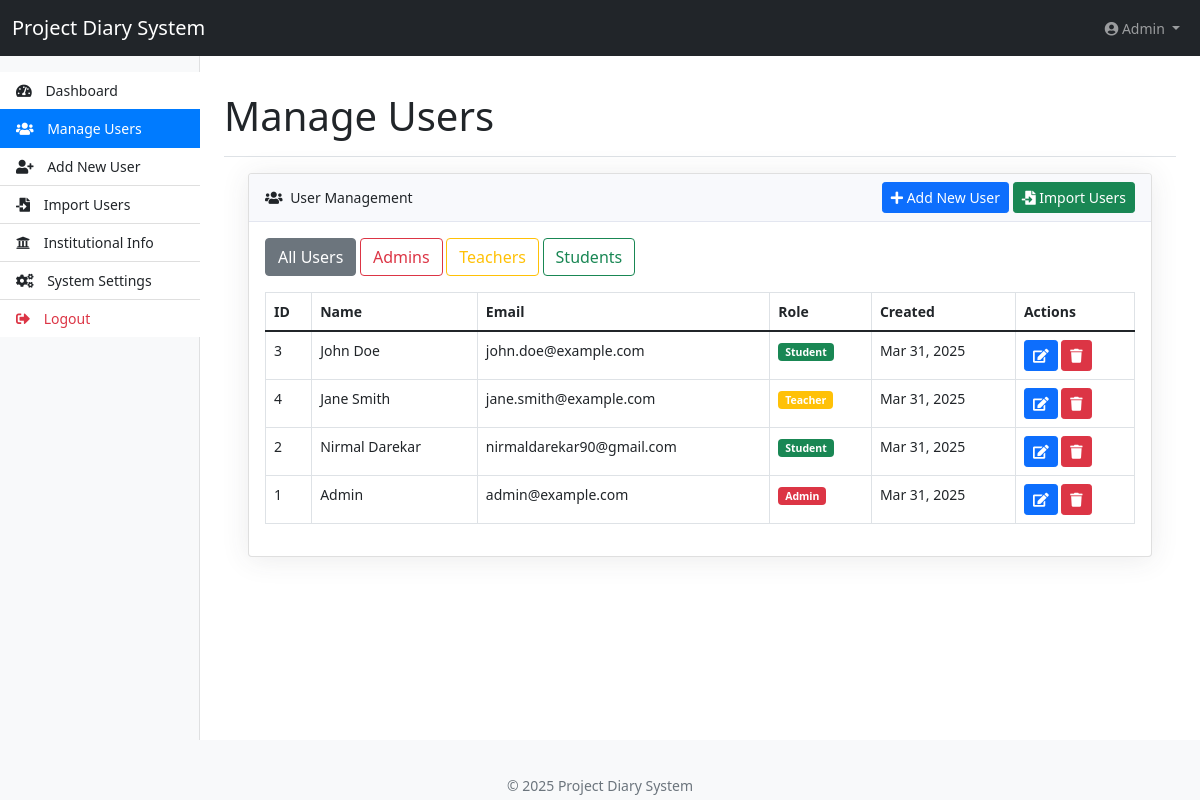
Screenshot of /index.php?page=manage_users (signed in) with the database file from the repository.
### tables this page shows
CREATE TABLE `users` (
  `id` int(11) NOT NULL,
  `name` varchar(255) NOT NULL,
  `email` varchar(255) NOT NULL,
  `password` varchar(255) NOT NULL,
  `role` enum('admin','teacher','student') NOT NULL,
  `department` varchar(100) DEFAULT NULL,
  `profile_image` varchar(255) DEFAULT 'default.jpg',
  `created_at` timestamp NOT NULL DEFAULT current_timestamp(),
  `updated_at` timestamp NOT NULL DEFAULT current_timestamp() ON UPDATE current_timestamp()
);

### controllers/AdminController.php (called while the page is built, shortened)
<?php
class AdminController {
    private $db;
    public function __construct($database) {
        $this->db = $database;
    }
    public function getAllUsers($role = null) {
        try {
            $query = "SELECT id, name, email, role, created_at FROM users";
            $params = [];
            $query .= " ORDER BY created_at DESC";
            $stmt = $this->db->prepare($query);
            $stmt->execute();
            return $stmt->fetchAll(PDO::FETCH_ASSOC);
        } catch (PDOException $e) {
            error_log("Error getting all users: " . $e->getMessage());
            return [];
        }
    }
}
?>

### views/admin/manage_users.php (the view, shortened to what this page needs)
<?php
$users = $adminController->getAllUsers();
$roleFilter = isset($_GET['role']) ? $_GET['role'] : '';
?>
<div class="container-fluid px-4">
    <div class="card mb-4">
        <div class="card-header">
            <div class="d-flex justify-content-between align-items-center">
                <div>
                    <i class="fas fa-users me-1"></i> User Management
                </div>
                <div>
                    <a href="index.php?page=add_user" class="btn btn-primary btn-sm">
                        <i class="fas fa-plus"></i> Add New User
                    </a>
                    <a href="index.php?page=import_users" class="btn btn-success btn-sm">
                        <i class="fas fa-file-import"></i> Import Users
                    </a>
                </div>
            </div>
        </div>
        <div class="card-body">
            <div class="mb-3">
                <a href="index.php?page=manage_users" class="btn btn-outline-secondary <?php echo empty($roleFilter) ? 'active' : ''; ?>">All Users</a>
                <a href="index.php?page=manage_users&role=admin" class="btn btn-outline-danger <?php echo $roleFilter === 'admin' ? 'active' : ''; ?>">Admins</a>
                <a href="index.php?page=manage_users&role=teacher" class="btn btn-outline-warning <?php echo $roleFilter === 'teacher' ? 'active' : ''; ?>">Teachers</a>
                <a href="index.php?page=manage_users&role=student" class="btn btn-outline-success <?php echo $roleFilter === 'student' ? 'active' : ''; ?>">Students</a>
            </div>
            <div class="table-responsive">
                <table class="table table-bordered table-hover" id="usersTable">
                    <thead>
                        <tr>
                            <th>ID</th>
                            <th>Name</th>
                            <th>Email</th>
                            <th>Role</th>
                            <th>Created</th>
                            <th>Actions</th>
                        </tr>
                    </thead>
                    <tbody>
                        <?php if (empty($users)): ?>
                            <tr>
                                <td colspan="6" class="text-center">No users found</td>
                            </tr>
                        <?php else: ?>
                            <?php foreach ($users as $user): ?>
                                <tr>
                                    <td><?php echo $user['id']; ?></td>
                                    <td><?php echo htmlspecialchars($user['name']); ?></td>
                                    <td><?php echo htmlspecialchars($user['email']); ?></td>
                                    <td>
                                        <span class="badge bg-<?php echo $user['role'] == 'admin' ? 'danger' : ($user['role'] == 'teacher' ? 'warning' : 'success'); ?>">
                                            <?php echo ucfirst(htmlspecialchars($user['role'])); ?>
                                        </span>
                                    </td>
                                    <td><?php echo date('M d, Y', strtotime($user['created_at'])); ?></td>
                                    <td>
                                        <a href="index.php?page=edit_user&id=<?php echo $user['id']; ?>" class="btn btn-sm btn-primary">
                                            <i class="fas fa-edit"></i>
                                        </a>
                                        <button type="button" class="btn btn-sm btn-danger" data-bs-toggle="modal" data-bs-target="#deleteModal<?php echo $user['id']; ?>">
                                            <i class="fas fa-trash"></i>
                                        </button>
                                    </td>
                                </tr>
                            <?php endforeach; ?>
                        <?php endif; ?>
                    </tbody>
                </table>
            </div>
        </div>
    </div>
</div>

### assets/css/admin-style.css (style rules this page uses)
body { font-size: .875rem; padding-top: 56px; }
.card { margin-bottom: 20px; box-shadow: 0 0.15rem 1.75rem 0 rgba(58, 59, 69, 0.1); }
.card-header { background-color: #f8f9fc; border-bottom: 1px solid #e3e6f0; }

### rows the page displays
users: id "3", name "John Doe", email "john.doe@example.com", role "Student", created_at "Mar 31, 2025"
users: id "4", name "Jane Smith", email "jane.smith@example.com", role "Teacher", created_at "Mar 31, 2025"
users: id "2", name "Nirmal Darekar", email "nirmaldarekar90@gmail.com", role "Student", created_at "Mar 31, 2025"
users: id "1", name "Admin", email "admin@example.com", role "Admin", created_at "Mar 31, 2025"

### other values shown
$_SESSION['name'] "Admin"
$pageTitle "Manage Users"
